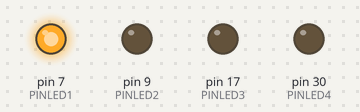
A sketch run on a simulated Arduino Mega 2560, built with avr-gcc and run on an emulated ATmega2560. Shown: output pins drawn as LEDs (lit = HIGH).

Above: at 0.2 s.
At 1.2 s:
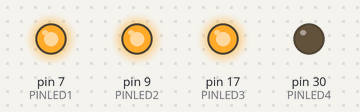
At 1.7 s:
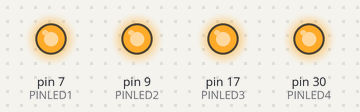
At 2.2 s:
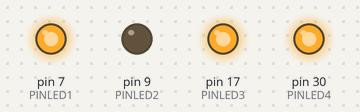
At 3.7 s:
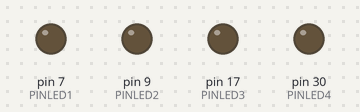
At 4.7 s:
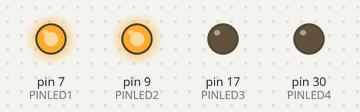
Timing chart, 0 to 5.2 s (numbered marks = the images above):
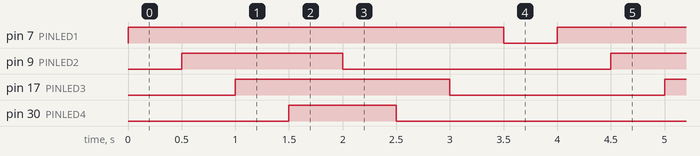

The sketch:

Exercise1-1b.ino
```cpp
#define PINLED1    7 // LED1
#define PINLED2    9 // LED2
#define PINLED3  17 // RXLED
#define PINLED4  30 // TXLED

void setup() {

  pinMode(PINLED1,  OUTPUT);
  digitalWrite(PINLED1,   LOW);

  pinMode(PINLED2,  OUTPUT);
  digitalWrite(PINLED2,   LOW);

    pinMode(PINLED3,  OUTPUT);
  digitalWrite(PINLED3,   LOW);

  pinMode(PINLED4,  OUTPUT);
  digitalWrite(PINLED4,   LOW);
}

void loop() {
  // put your main code here, to run repeatedly:

  digitalWrite(PINLED1,  HIGH);

delay(500);
  digitalWrite(PINLED2,  HIGH);
  delay(500);
  digitalWrite(PINLED3,  HIGH);
  delay(500);
  digitalWrite(PINLED4,  HIGH);


delay(500);
  digitalWrite(PINLED2,   LOW);
delay(500);

  digitalWrite(PINLED4,   LOW);
  delay(500);
    digitalWrite(PINLED3,   LOW);
    delay(500);
      digitalWrite(PINLED1,   LOW);
      delay(500);

}
```

Measured:
- by itself, pin 7 (PINLED1): alternates HIGH for 3.5 s and LOW for 0.50 s
- by itself, pin 9 (PINLED2): alternates HIGH for 1.5 s and LOW for 2.5 s
- by itself, pin 17 (PINLED3): alternates HIGH for 2.0 s and LOW for 2.0 s
- by itself, pin 30 (PINLED4): alternates HIGH for 1.0 s and LOW for 3.0 s
